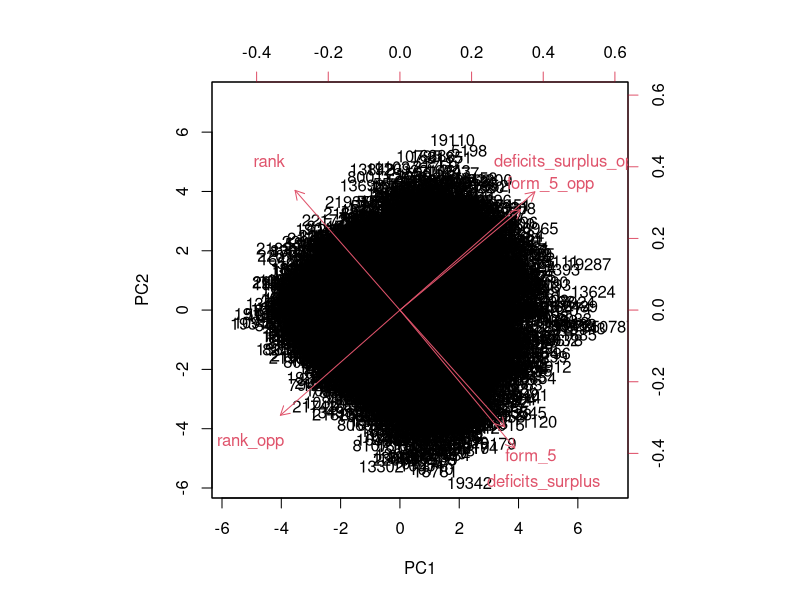
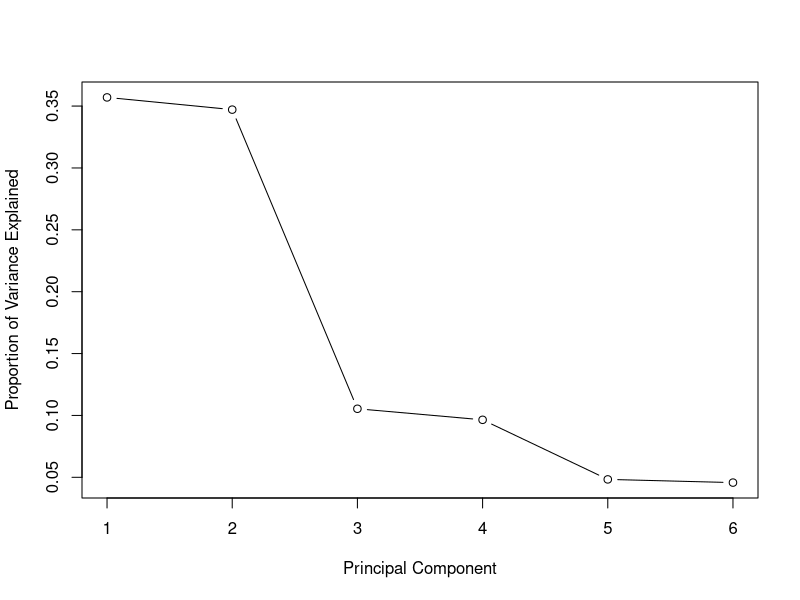
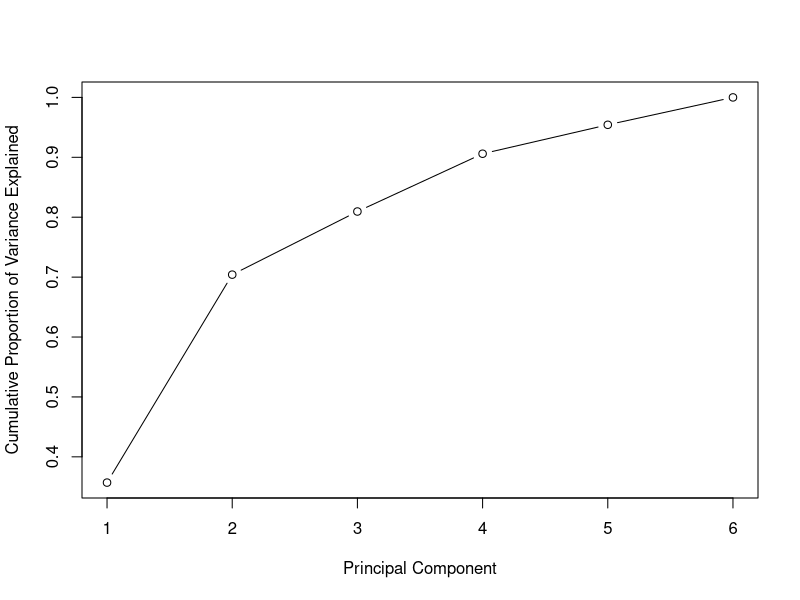

Write R code to recreate these figures, in order.

soccer <- read.csv("normalized_data_no_first_five_ext.csv", header = TRUE)  ##Reads the CSV file and specifies that no header is present
#requires to source the base.r file
# No need for identifying variables like w_l_d_home
#soccer$w_l_d <- trim_dbData$w_l_d_home

#check available variables
colnames(soccer)

#check variable class for other than numeric type
str(soccer)

#divide the new data into train and test sets
set.seed(1)  #Keep this seed please

ind <- sample(2, nrow(soccer), replace=TRUE, prob=c(0.7, 0.3))

pca.train <- soccer[ind==1, 1:6]                                  #Extract the training set in accordination to the 1/2's from ind
pca.test <- soccer[ind==2, 1:6]                                      #Extract the training set in accordination to the 1/2's from ind

#principal component analysis
prin_comp <- prcomp(pca.train, scale. = T)
names(prin_comp)

# 1. 
# center and scale refers to respective mean and standard deviation of the variables
# that are used for normalization prior to implementing PCA

#outputs the mean of variables
prin_comp$center

#outputs the standard deviation of variables
prin_comp$scale

# 2. 
# The rotation measure provides the principal component loading. 
# Each column of rotation matrix contains the principal component loading vector. 
# This is the most important measure we should be interested in.

prin_comp$rotation

# 3. 
# In order to compute the principal component score vector, 
# we don’t need to multiply the loading with data. Rather, 
# the matrix x has the principal component score vectors in a 15544 × 6 dimension.

dim(prin_comp$x)

#Let’s plot the resultant principal components.

biplot(prin_comp, scale = 0)


# 4. 
# The prcomp() function also provides the facility to compute standard deviation
# of each principal component. sdev refers to the standard deviation of principal components.

#compute standard deviation of each principal component
std_dev <- prin_comp$sdev

#compute variance
pr_var <- std_dev^2

#check variance of first 10 components
pr_var[1:6]

#To compute the proportion of variance explained by each component, 
#we simply divide the variance by sum of total variance. This results in:
  
# proportion of variance explained
prop_varex <- pr_var/sum(pr_var)
prop_varex[1:6]

# This shows that first principal component explains 35,7% variance. 
# Second component explains 34,7% variance
# Thrid component explains 10,5% variance

#scree plot
plot(prop_varex, xlab = "Principal Component",
      ylab = "Proportion of Variance Explained",
      type = "b")

# Let’s do a confirmation check, by plotting a cumulative variance plot. 
# This will give us a clear picture of number of components.

#cumulative scree plot
plot(cumsum(prop_varex), xlab = "Principal Component",
       ylab = "Cumulative Proportion of Variance Explained",
       type = "b")

# TODO - Create PCA test data as well as training, then apply it to knn.
